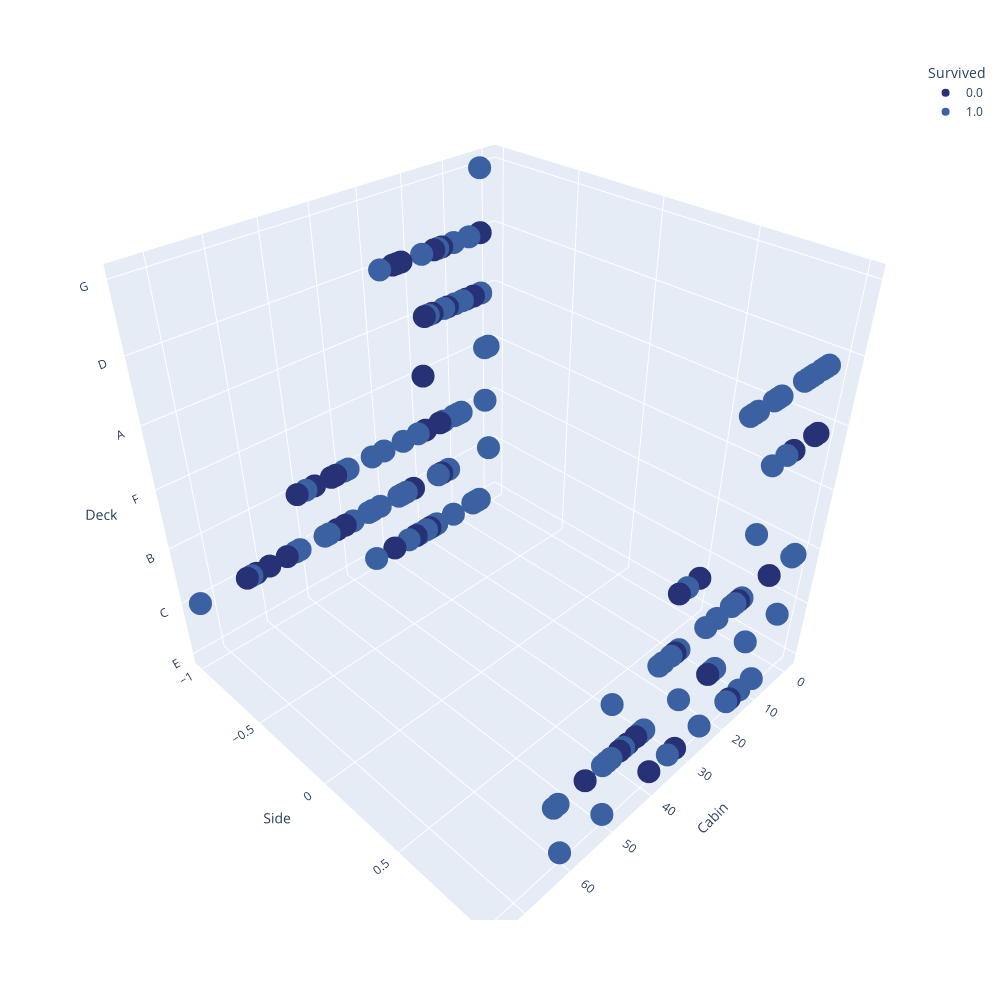

The code cell stored with this chart in its notebook:
### Code cell
dfplt = df.copy(deep=True)
dfplt = dfplt[~dfplt["Survived"].isna()]
dfplt["Survived"] = dfplt["Survived"].astype(str)
fig = px.scatter_3d(dfplt, x="Cabin", y="Side", z= "Deck", color="Survived",
                    color_discrete_sequence=cm, size_max=6, width=1000, height=1000)
fig.show()

### Figure 1 — Plotly figure (JSON) as saved in the notebook; plotly's stock layout.template omitted (floating-point values rounded to 4 significant figures; data arrays with more than 128 entries replaced by an {"elided": "..."} marker saying what was removed)
{"data": [{"hovertemplate": "Survived=0.0<br>Cabin=%{x}<br>Side=%{y}<br>Deck=%{z}<extra></extra>", "legendgroup": "0.0", "marker": {"color": "#273176", "symbol": "circle"}, "mode": "markers", "name": "0.0", "scene": "scene", "showlegend": true, "x": {"elided": "549 int values"}, "y": {"elided": "549 float values"}, "z": {"elided": "549 str values"}, "type": "scatter3d"}, {"hovertemplate": "Survived=1.0<br>Cabin=%{x}<br>Side=%{y}<br>Deck=%{z}<extra></extra>", "legendgroup": "1.0", "marker": {"color": "#3B61A3", "symbol": "circle"}, "mode": "markers", "name": "1.0", "scene": "scene", "showlegend": true, "x": {"elided": "342 int values"}, "y": {"elided": "342 float values"}, "z": {"elided": "342 str values"}, "type": "scatter3d"}], "layout": {"scene": {"domain": {"x": [0.0, 1.0], "y": [0.0, 1.0]}, "xaxis": {"title": {"text": "Cabin"}}, "yaxis": {"title": {"text": "Side"}}, "zaxis": {"title": {"text": "Deck"}}}, "legend": {"title": {"text": "Survived"}, "tracegroupgap": 0}, "margin": {"t": 60}, "height": 1000, "width": 1000}}
